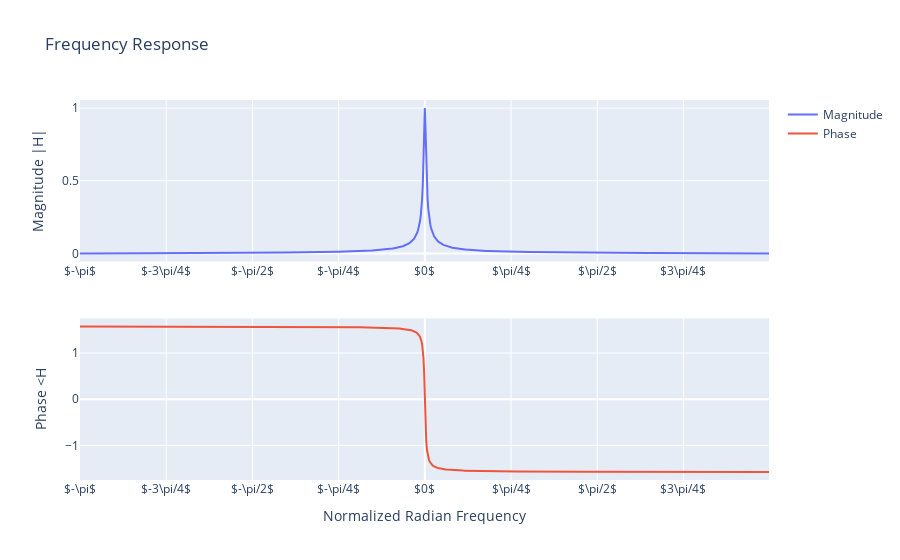

Notebook code for this chart:
### Markdown cell above
1.3 Let's see the frequency response of this filter:

### Code cell
ww = np.arange(-np.pi, np.pi, np.pi/500)
r = 0.9
G = (1 - r)/2
_, HH = signal.freqz([G, G], [1 , -r], ww)

plot_frequency_response(ww, HH)

### Figure 1 — Plotly figure (JSON) as saved in the notebook; plotly's stock layout.template omitted (floating-point values rounded to 4 significant figures; data arrays with more than 128 entries replaced by an {"elided": "..."} marker saying what was removed)
{"data": [{"name": "Magnitude", "type": "scatter", "x": {"elided": "1000 float values"}, "xaxis": "x", "y": {"elided": "1000 float values"}, "yaxis": "y"}, {"name": "Phase", "type": "scatter", "x": {"elided": "1000 float values"}, "xaxis": "x2", "y": {"elided": "1000 float values"}, "yaxis": "y2"}], "layout": {"title": {"text": "Frequency Response"}, "xaxis": {"anchor": "y", "domain": [0, 1], "tickmode": "array", "ticktext": ["$-\\pi$", "$-3\\pi/4$", "$-\\pi/2$", "$-\\pi/4$", "$0$", "$\\pi/4$", "$\\pi/2$", "$3\\pi/4$", "$\\pi$"], "tickvals": [-3.142, -2.356, -1.571, -0.7854, 0, 0.7854, 1.571, 2.356, 3.142]}, "xaxis2": {"anchor": "y2", "domain": [0, 1], "tickmode": "array", "ticktext": ["$-\\pi$", "$-3\\pi/4$", "$-\\pi/2$", "$-\\pi/4$", "$0$", "$\\pi/4$", "$\\pi/2$", "$3\\pi/4$", "$\\pi$"], "tickvals": [-3.142, -2.356, -1.571, -0.7854, 0, 0.7854, 1.571, 2.356, 3.142], "title": {"text": "Normalized Radian Frequency"}}, "yaxis": {"anchor": "x", "domain": [0.575, 1], "title": {"text": "Magnitude |H|"}}, "yaxis2": {"anchor": "x2", "domain": [0, 0.425], "title": {"text": "Phase <H"}}}}
